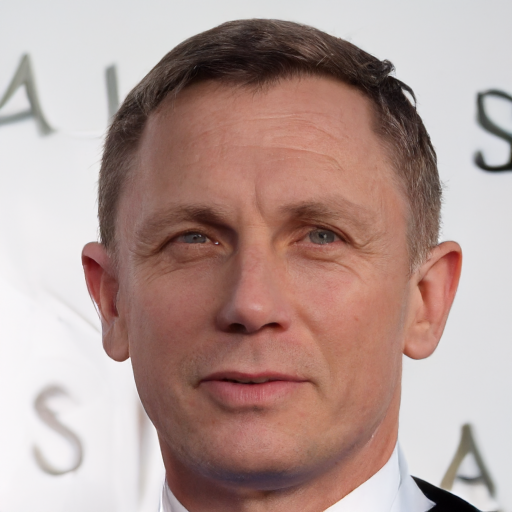
#> input picture final_experiments/exp_A0_true_paper/0000_00010.png, 512 x 512 px, found by its file name
$ python vis_k_isolate.py
#> lines starting #> are read from the running program, lines starting #| are printed output that depends on the picture
#!/usr/bin/env python3
"""K isolation — images only, fixed scale=0.10, K=1→2→3→5 on Mild."""
import os, cv2
import matplotlib
matplotlib.use("Agg")
import matplotlib.pyplot as plt
import matplotlib.gridspec as gridspec

PROJ = os.path.dirname(os.path.dirname(os.path.abspath(__file__)))
OUT = os.path.join(PROJ, "final_experiments")
KISO = os.path.join(OUT, "k_isolate")
TP = os.path.join(PROJ, "testdata", "pairs")

PATHS = [
    ("LQ",       os.path.join(TP, "LQ", "0000_00010.png")),
    ("GT",       os.path.join(TP, "GT", "0000_00010.png")),
    ("K=1  s=0.10", os.path.join(OUT, "exp_A0_true_paper", "0000_00010.png")),
    ("K=2  s=0.10", os.path.join(KISO, "K2_s010_mild.png")),
    ("K=3  s=0.10", os.path.join(KISO, "K3_s010_mild.png")),
    ("K=5  s=0.10", os.path.join(KISO, "K5_s010_mild.png")),
]

PSNR_VALS = [None, None, 26.47, 25.04, 23.83, 22.13]
NIQE_VALS = [None, None, 756, 792, 753, 834]

NCOLS = len(PATHS)
fig = plt.figure(figsize=(3.4 * NCOLS, 4.2))
gs = gridspec.GridSpec(1, NCOLS, figure=fig,
                       left=0.02, right=0.98, top=0.88, bottom=0.15,
                       wspace=0.03)

def load(path):
#> called with path = 'testdata/pairs/LQ/0000_00010.png'
    img = cv2.imread(path)
#> img is the input picture: shape (512, 512, 3); mean B, G, R 149.6, 155.2, 180
    return cv2.cvtColor(img, cv2.COLOR_BGR2RGB) if img is not None else None

for col, (label, path) in enumerate(PATHS):
    ax = fig.add_subplot(gs[0, col])
    img = load(path)
    if img is not None:
        ax.imshow(img)
    ax.axis("off")
    ax.set_title(label, fontsize=13, fontweight="bold", pad=8)

    psnr = PSNR_VALS[col]
    niqe = NIQE_VALS[col]
    if psnr is not None:
        bc = "#fff3cd" if col == 4 else "#f0f0f0"
        anno = f"PSNR={psnr:.2f}  NIQE={niqe:.0f}"
        ax.text(0.5, 0.015, anno, ha="center", va="bottom",
                transform=ax.transAxes, fontsize=11, fontweight="bold",
                bbox=dict(boxstyle="round,pad=0.3", facecolor=bc,
                          edgecolor="#aaa", alpha=0.92))

fig.suptitle("K Isolation: Fixed scale=0.10, K=1→2→3→5  (Mild, 0000_00010)",
             fontsize=16, fontweight="bold", y=0.96)
fig.text(0.5, 0.04, "PSNR monotonic ↓  |  NIQE U-shaped (K=3: 753 = global best)  |  MSE + CONSTANT + BLEND=0 + BLOCK_UNET",
         ha="center", va="center", fontsize=10, fontweight="bold",
         transform=fig.transFigure,
         bbox=dict(boxstyle="round,pad=0.3", facecolor="#f8f8f8", edgecolor="#ccc"))

out_path = os.path.join(OUT, "k_isolation_comparison.png")
fig.savefig(out_path, dpi=120, bbox_inches="tight", pad_inches=0.05)
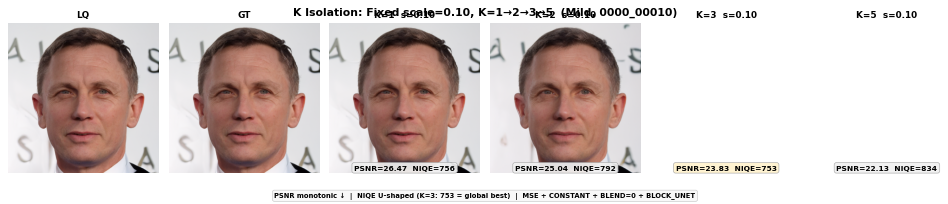
#> figure drawn by matplotlib, 4 panels
plt.close(fig)
print(f"Saved: {out_path}")
